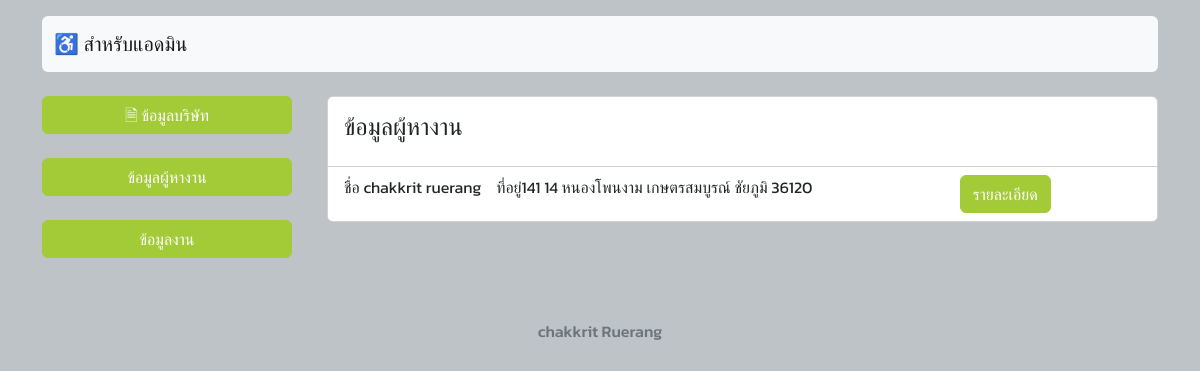
Screenshot of /admin/user.php with the database file from the repository.
### tables this page shows
CREATE TABLE `user` (
  `u_id` int(11) NOT NULL,
  `u_name` varchar(20) NOT NULL,
  `u_tel` int(10) NOT NULL,
  `u_address` text NOT NULL,
  `u_education` varchar(20) NOT NULL,
  `u_sex` varchar(30) NOT NULL,
  `u_rg` varchar(20) NOT NULL,
  `u_birtdate` date NOT NULL,
  `u_email` varchar(50) NOT NULL,
  `u_username` varchar(50) NOT NULL,
  `u_password` varchar(30) NOT NULL,
  `id_dst` int(10) NOT NULL,
  `u_img` varchar(5) NOT NULL DEFAULT ''
);

### admin/user.php (the view, shortened to what this page needs)
<!DOCTYPE html>
<html>
<head>
	<link href="https://cdn.jsdelivr.net/npm/bootstrap@5.2.2/dist/css/bootstrap.min.css" rel="stylesheet">
</head>
<body>
	<div class="container mt-3">
	<?php
	include "head.php";
	?>
	</div>
     <br>
	 <div class="container">
	 <div class="row">
	 <div class="col-sm-12 col-md-3 col-lg-3 mx-auto">
	 <?php
	 include "menu.php";
	 ?>
	 </div>
	 <div class="col-sm-12 col-md-9 col-lg-9 mx-auto">
	 <div class="card">
			   <div class="card-body">
				   <h4 class="card-title">ข้อมูลผู้หางาน</h4>
			   </div>
					   <?php
					   include "../connectdb.php";
					   $sql="SELECT * from user";
					   $result=mysqli_query($con,$sql);
					   $num = mysqli_num_rows($result);
					   if($num==0)
					   {
						?>
<div class="container">
<div class="alert alert-danger">
		<h4>ไม่มีรายชื่อผู้ใช้งาน</h4>
	</div>
</div>
						<?php
					   }else{
						?>
 <ul class="list-group list-group-flush">
						<?php
					   while($row=mysqli_fetch_assoc($result)){
					   ?>
<li class="list-group-item">
<div class="row">
					   <div class="col-sm-12 col-md-9 col-lg-9 mx-auto">
						   <?php
						   echo "ชื่อ ".$row['u_name']."&nbsp;&nbsp;&nbsp; ที่อยู่".$row['u_address'];
						   ?>
					   </div>
					   <div class="col-sm-12 col-md-3 col-lg-3 mx-auto">
						   <a href="detailu.php?cid=<?php echo $row['u_id']; ?>" class="btn btn-primary">รายละเอียด</a>
					   </div>
</div>
</li>
					   <?php }
					   }
					   ?>
			   </ul>
		   </div>
	 </div>
	</div>
	 </div>
	<footer class="footer mt-5">
		<div class="card text-center text-muted" style="background: none; border: none;">
			<div class="card-body">
				<h6>
					chakkrit Ruerang
				</h6>
			</div>
		</div>
	</footer>
</body>
</html>

### admin/user.php (style rules this page uses)
body { background: #bdc3c7; font-family: 'Kanit', sans-serif; }
.btn-primary { --bs-btn-color: #fff; --bs-btn-bg: #A3CB38; --bs-btn-border-color: #A3CB38; --bs-btn-hover-color: #fff; --bs-btn-hover-bg: #009432; --bs-btn-hover-border-color: #009432; --bs-btn-focus-shadow-rgb: 49,132,253; --bs-btn-active-color: #fff; --bs-btn-active-bg: #009432; --bs-btn-active-border-color: #009432; --bs-btn-active-shadow: inset 0 3px 5px rgba(0, 0, 0, 0.125); --bs-btn-disabled-color: #fff; --bs-btn-disabled-bg: #A3CB38; --bs-btn-disabled-border-color: #A3CB38; }

### rows the page displays
user: u_name "chakkrit ruerang", u_address "141 14 หนองโพนงาม เกษตรสมบูรณ์ ชัยภูมิ 36120"
